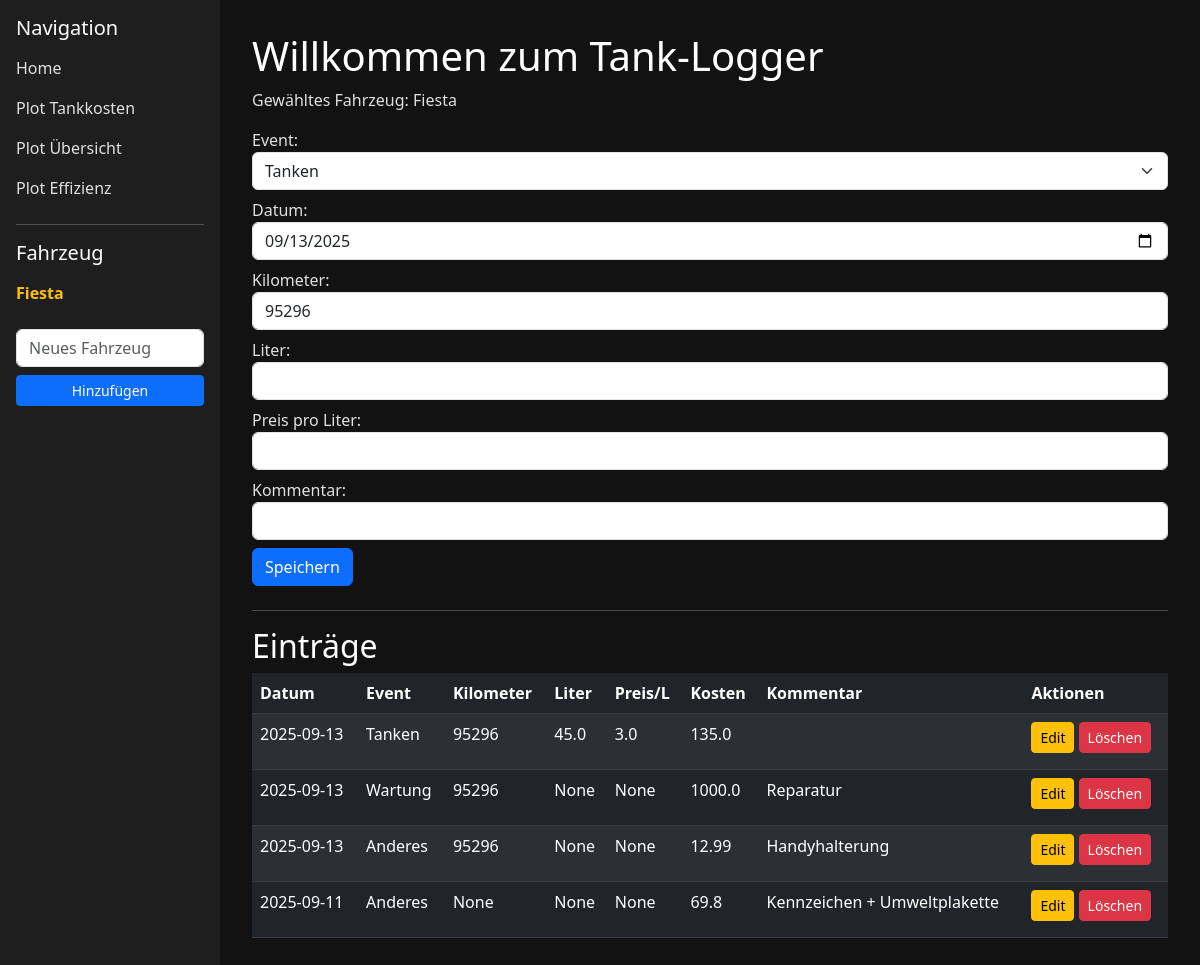
The page / on the database its author committed.
### tables this page shows
CREATE TABLE eintraege (
            id INTEGER PRIMARY KEY AUTOINCREMENT,
            datum DATE NOT NULL,
            kilometer INTEGER,
            liter REAL,
            preis_pro_liter REAL,
            kosten REAL,
            kommentar TEXT,
            event TEXT NOT NULL
        );

### app.py (the view)
@app.route("/", methods=["GET"])
def index():
    fahrzeuge = list_vehicles()
    selected_fahrzeug = request.args.get("fahrzeug") or (fahrzeuge[0] if fahrzeuge else None)
    rows = []
    last_km = ""
    if selected_fahrzeug:
        init_db(selected_fahrzeug)  # Tabelle ggf. anlegen
        con = get_db(selected_fahrzeug)  # SQLite Verbindung
        rows = con.execute("SELECT * FROM eintraege ORDER BY datum DESC").fetchall()
        last_km_row = con.execute("SELECT kilometer FROM eintraege ORDER BY datum DESC LIMIT 1").fetchone()
        last_km = last_km_row["kilometer"] if last_km_row else ""
        con.close()
    return render_template(
        "index.html",
        fahrzeuge=fahrzeuge,
        selected_fahrzeug=selected_fahrzeug,
        rows=rows,
        last_km=last_km,
        today=date.today().isoformat()
    )

### app.py (called while the page is built)
def get_db_path(fahrzeug):
    db_file = DATA_DIR / f"{fahrzeug}.db"
    return db_file

def init_db(fahrzeug):
    db_file = get_db_path(fahrzeug)
    conn = sqlite3.connect(db_file)
    conn.execute("""
        CREATE TABLE IF NOT EXISTS eintraege (
            id INTEGER PRIMARY KEY AUTOINCREMENT,
            datum DATE NOT NULL,
            kilometer INTEGER,
            liter REAL,
            preis_pro_liter REAL,
            kosten REAL,
            kommentar TEXT,
            event TEXT NOT NULL
        )
    """)
    conn.commit()
    conn.close()

def get_db(fahrzeug):
    db_file = get_db_path(fahrzeug)
    conn = sqlite3.connect(db_file)
    conn.row_factory = sqlite3.Row
    return conn

def list_vehicles():
    return [f.stem for f in DATA_DIR.glob("*.db")]

### templates/index.html (shortened to what this page needs)
{% extends "base.html" %}
{% block content %}
<h1>Willkommen zum Tank-Logger</h1>
<p>Gewähltes Fahrzeug: {{ selected_fahrzeug or "Keines ausgewählt" }}</p>
<form method="post" action="{{ url_for('edit', fahrzeug=selected_fahrzeug, id=edit_row['id']) if edit_row else url_for('neu', fahrzeug=selected_fahrzeug) }}">
    <div class="mb-2">
        <label>Event:</label>
        <select name="event" id="eventSelect" class="form-select">
            <option value="Tanken" {% if edit_row and edit_row['event']=="Tanken" %}selected{% endif %}>Tanken</option>
        </select>
    </div>
    <div class="mb-2">
        <label>Datum:</label>
        <input type="date" name="datum" value="{{ edit_row['datum'] if edit_row else today }}" class="form-control">
    </div>
    <div class="mb-2">
        <label>Kilometer:</label>
        <input type="number" name="kilometer" value="{{ edit_row['kilometer'] if edit_row else last_km }}" class="form-control">
    </div>
    <div class="mb-2 tank-field">
        <label>Liter:</label>
        <input type="number" step="0.01" name="liter" value="{{ edit_row['liter'] if edit_row else '' }}" class="form-control">
        <label>Preis pro Liter:</label>
        <input type="number" step="0.01" name="preis_pro_liter" value="{{ edit_row['preis_pro_liter'] if edit_row else '' }}" class="form-control">
    </div>
    <div class="mb-2">
        <label>Kommentar:</label>
        <input type="text" name="kommentar" value="{{ edit_row['kommentar'] if edit_row else '' }}" class="form-control">
    </div>
    <button type="submit" class="btn btn-primary">
        {% if edit_row %}Änderungen speichern{% else %}Speichern{% endif %}
    </button>
</form>
<hr>
<h2>Einträge</h2>
<table class="table table-dark table-striped">
    <thead>
        <tr>
            <th>Datum</th>
            <th>Event</th>
            <th>Kilometer</th>
            <th>Liter</th>
            <th>Preis/L</th>
            <th>Kosten</th>
            <th>Kommentar</th>
            <th>Aktionen</th>
        </tr>
    </thead>
    <tbody>
        {% for row in rows %}
        <tr>
            <td>{{ row.datum }}</td>
            <td>{{ row.event }}</td>
            <td>{{ row.kilometer }}</td>
            <td>{{ row.liter }}</td>
            <td>{{ row.preis_pro_liter }}</td>
            <td>{{ row.kosten }}</td>
            <td>{{ row.kommentar }}</td>
            <td>
                <form method="get" action="{{ url_for('edit', fahrzeug=selected_fahrzeug, id=row.id) }}" style="display:inline;">
                    <button type="submit" class="btn btn-warning btn-sm">Edit</button>
                </form>
                <form method="post" action="{{ url_for('delete', fahrzeug=selected_fahrzeug, id=row.id) }}" style="display:inline;">
                    <button type="submit" class="btn btn-danger btn-sm">Löschen</button>
                </form>
            </td>
        </tr>
        {% endfor %}
    </tbody>
</table>
{% endblock %}

### templates/base.html (shortened to what this page needs)
<!DOCTYPE html>
<html lang="de">
<head>
    <link href="https://cdn.jsdelivr.net/npm/bootstrap@5.3.0/dist/css/bootstrap.min.css" rel="stylesheet">
</head>
<body>
    <div class="sidebar">
        <h5>Navigation</h5>
        <a href="{{ url_for('index', fahrzeug=selected_fahrzeug) }}">Home</a>
        <a href="{{ url_for('plot_fuelcost', fahrzeug=selected_fahrzeug) }}">Plot Tankkosten</a>
        <a href="{{ url_for('plot_overview', fahrzeug=selected_fahrzeug) }}">Plot Übersicht</a>
        <a href="{{ url_for('plot_efficiency', fahrzeug=selected_fahrzeug) }}">Plot Effizienz</a>
        <hr>
        <h5>Fahrzeug</h5>
        <ul class="list-unstyled">
            {% for f in fahrzeuge %}
            <li>
                <a href="{{ url_for('index', fahrzeug=f) }}"
                   class="{% if selected_fahrzeug == f %}fw-bold text-warning{% endif %}">
                    {{ f }}
                </a>
            </li>
            {% endfor %}
        </ul>
        <form method="post" action="{{ url_for('fahrzeug_neu') }}">
            <input type="text" name="fahrzeug_name" placeholder="Neues Fahrzeug" class="form-control mb-2" required>
            <button type="submit" class="btn btn-sm btn-primary w-100">Hinzufügen</button>
        </form>
    </div>
    <div class="content">
        {% block content %}{% endblock %}
    </div>
</body>
</html>

### templates/base.html (style rules this page uses)
body { min-height: 100vh; display: flex; flex-direction: row; }
.sidebar { width: 220px; background-color: #1e1e1e; color: #e0e0e0; padding: 1rem; flex-shrink: 0; }
.sidebar a { color: #e0e0e0; text-decoration: none; display: block; padding: 0.5rem 0; }
.content { flex-grow: 1; padding: 2rem; background-color: #121212; color: #e0e0e0; }
h1,h2,h3,h4,h5,h6 { color: #fff; }
.fw-bold.text-warning { color: #ffc107 !important; }
input, button { margin-bottom: 0.5rem; }

### rows shown on the page
eintraege: kilometer "95296", datum "2025-09-13", event "Tanken", liter "45.0", preis_pro_liter "3.0", kosten "135.0"
eintraege: datum "2025-09-13", event "Wartung", kilometer "95296", liter "None", preis_pro_liter "None", kosten "1000.0", kommentar "Reparatur"
eintraege: datum "2025-09-13", event "Anderes", kilometer "95296", liter "None", preis_pro_liter "None", kosten "12.99", kommentar "Handyhalterung"
eintraege: datum "2025-09-11", event "Anderes", kilometer "None", liter "None", preis_pro_liter "None", kosten "69.8", kommentar "Kennzeichen + Umweltplakette"

### other values the page prints
{{ f }} "Fiesta"
{{ selected_fahrzeug or "Keines ausgewählt" }} "Fiesta"
